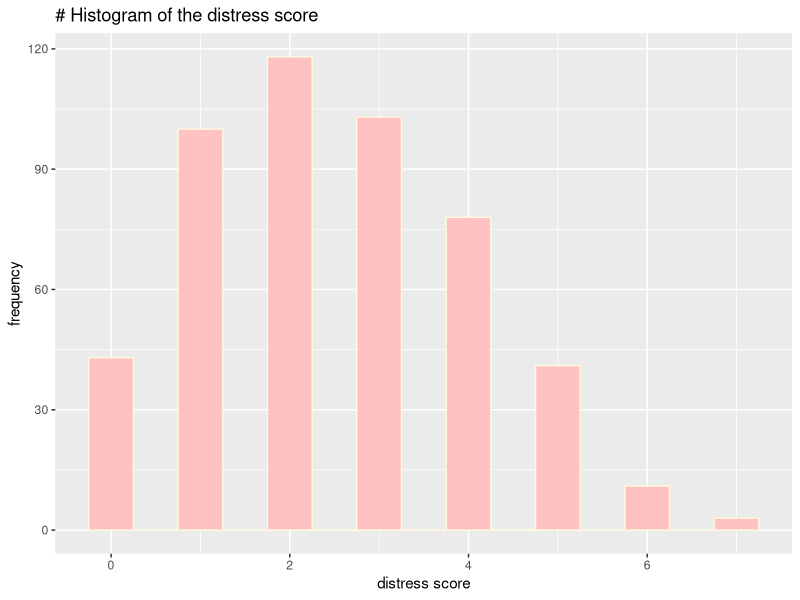

This chart was generated by the following R code:
## ---- chunk 1
knitr::opts_chunk$set(echo = TRUE)
## ---- chunk 2
library(tidyverse)
library(knitr)
## ---- chunk 3
# input the two datasets
encounter<- read_csv("Encounter Level Data.csv")
patient <- read_csv("Patient Level Data.csv")
## ---- chunk 4
# before merging the two datasets, we need to identify the key variable unique in these two tibbles
# look at the two datasets firstly
head(encounter)
head(patient)
# from the result, we can identify the variable MRN is the key variable
# merge the patient data into the encounter data using the key variable
encounter_patient<-merge(encounter,patient,by=c("MRN"))
## ---- chunk 5
# categorize WBC
WBC1<-"Not Taken"
WBC1[encounter_patient$WBC<3.2]="Low"
WBC1[3.2<=encounter_patient$WBC & encounter_patient$WBC<=9.8]="Normal"
WBC1[9.8<encounter_patient$WBC]="High"
encounter_patient$WBC<-WBC1
# we still have NA in WBC, then turn the NA into "Not Taken"
# use which[] to identify the position of NA in WBC
NT=which(is.na(encounter_patient$WBC))
# replace the NA with "Not Taken"
encounter_patient$WBC[NT]="Not Taken"
## ---- chunk 6
# obtain the dataframes of the counts and percentages for each category
count<-data.frame(table(encounter_patient$WBC))
proportion<-data.frame(prop.table(table(encounter_patient$WBC))*100)
# combine dataframes and print the table
WBC_table<-merge(count,proportion,by=c("Var1"))
kable(WBC_table,col.names = c("WBC","Count","Percentage (%)"),caption = "Table1: for categorical WBC variable",digits = 3,align = "c")
## ---- chunk 7
MRNs<-encounter_patient%>%
# filter the rows required
  filter(MRN=="CI6950"|MRN=="IW9164"|MRN=="HJ8458"|MRN=="XE4615")%>% 
  group_by(MRN)%>%
  summarise(mean=mean(BMI,na.rm = T),.groups="drop_last")
# print the table
kable(MRNs,col.names = c("MRN","Mean of BMI"),caption = "Table 2: the mean of BMI for the MRN",digits = 3,align = "c")
## ---- chunk 8
library(lubridate)
# convert the date into the standard format, and add the year to a new column of the dataframe
Date<-as.Date(encounter_patient$contact_date,format = '%m/%d/%Y')
encounter_patient$Year<-year(Date)
# print the table
Year_en<-encounter_patient%>%
  filter(encounter_patient$enc_type=="Hospital Encounter")%>%
  group_by(Year)%>%
  summarise(n=n(),.groups="drop_last")
kable(Year_en, col.names = c("Year","Count"),caption = "Table 3: the number of hospital encounters each year",align = "c")

## ---- chunk 9
# since the five variables are all from the 'patient' dataframe, then use the 'patient' dataframe to print table (to avoid the replicate rows)
# for race
race<-patient%>%
  group_by(race)%>%
  summarise(Count1=n(),.groups="drop_last")%>%
  mutate(Proportion1=prop.table(Count1)*100)
  colnames(race)<-c("**Classification of Race**","**Count**","**Percentage (%)**")

# for financial class
financial<-patient%>%
  group_by(financialclass)%>%
  summarise(Count2=n(),.groups="drop_last")%>%
  mutate(Proportion2=prop.table(Count2)*100)
 colnames(financial)<-c("**Classification of Financialclass**","**Count**","**Percentage (%)**")

# for hypertension
hyper<-patient%>%
  group_by(hypertension)%>%
  summarise(Count3=n(),.groups="drop_last")%>%
  mutate(Proportion3=prop.table(Count3)*100)
 colnames(hyper)<-c("**Classification of Hypertension**","**Count**","**Percentage (%)**")

# for congestive heart failure (CHF)
CHF<-patient%>%
  group_by(CHF)%>%
  summarise(Count4=n(),.groups="drop_last")%>%
  mutate(Proportion4=prop.table(Count4)*100)
 colnames(CHF)<-c("**Classification of CHF**","**Count**","**Percentage (%)**")

# for diabetes
diabetes<-patient%>%
  group_by(diabetes)%>%
  summarise(Count5=n(),.groups="drop_last")%>%
  mutate(Proportion5=prop.table(Count5)*100)
 colnames(diabetes)<-c("**Classification of Diabetes**","**Count**","**Percentage (%)**")

# print the table 
kable(list(race,financial,hyper,CHF,diabetes),caption = "Table 4: for the following five variables",align = "c",digits = 3)
  
## ---- chunk 10
# create the histogram
qplot(encounter_patient$distress,main = "# Histogram of the distress score",geom = "histogram",binwidth=0.5,fill=I("rosybrown1"),col=I("cornsilk"),xlab = "distress score",ylab = "frequency")
